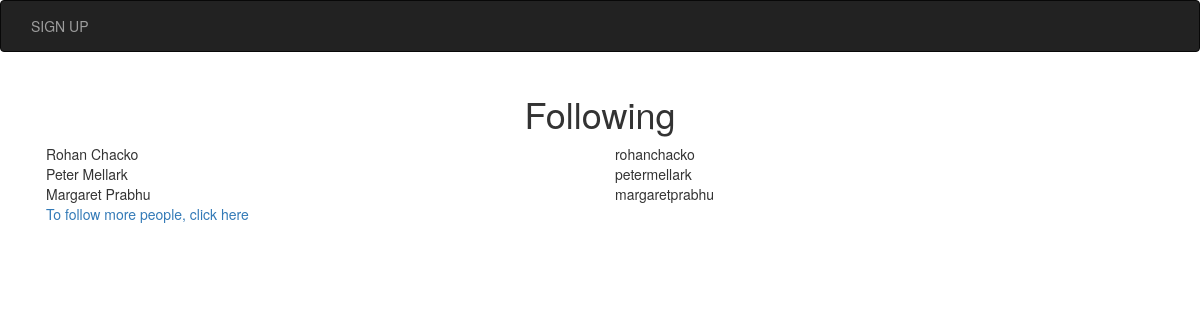
Page /Rohan Chacko/following (signed in) on the committed database.
### models.py (models this page shows, shortened)
class User(UserMixin, db.Model):
    id = db.Column('user_id', db.Integer, primary_key=True, autoincrement=True)
    username = db.Column('username', db.String(64), unique=True, nullable=False)
    name = db.Column('name', db.String(120), unique=False, nullable=False)
    dob = db.Column('date_of_birth', db.DateTime, nullable=False)
    email = db.Column('email', db.String(64), nullable=False, unique=True)
    registration_time = db.Column('registration_time',db.DateTime, default=datetime.utcnow)
    password_hash = db.Column('password_hash',db.String(80), nullable=False)
    remember_me = db.Column('remember_me', db.Boolean, unique=False, default=False)
    profile_picture_filename = db.Column('profile_picture_filename', db.String(64))
    profile_picture_url = db.Column('profile_picture_url', db.String(64))
    followed = db.relationship(
    'User', secondary=followers,
    primaryjoin=(followers.c.follower_id == id),
    secondaryjoin=(followers.c.followed_id == id),
    backref=db.backref('followers', lazy='dynamic'), lazy='dynamic')
    tasks = db.relationship(
        'Task',
        backref=db.backref('user', lazy='joined'),
        cascade="all, delete-orphan",
        passive_deletes=True
    )
    lists = db.relationship(
        'List',
        backref=db.backref('user', lazy='joined'),
        cascade="all, delete-orphan",
        passive_deletes=True
    )
    def all_followed(self):
        return self.followed.all()

### app.py (the view)
@app.route('/<user_name>/following', methods = ['POST', 'GET'])
@login_required
def following(user_name):
    following = current_user.all_followed()
    return render_template('following.html',following=following,username=user_name)

### app.py (called while the page is built)
@login_manager.user_loader
def load_user(user_id):
    return User.query.get(int(user_id))

### models.py (called while the page is built)
@event.listens_for(engine.Engine, 'connect')
def __set_sqlite_pragma(db_conn, conn_record):
    cursor = db_conn.cursor()
    cursor.execute('PRAGMA foreign_keys=ON;')
    cursor.close()

### templates/following.html
{% extends 'base.html' %}
{% block content %}
    <div class="row">
        <div class="col-sm-3"></div>
        <div class="col-sm-6 caption1 align="center"">
            <h1>Following</h1>
        </div>
        <div class="col-sm-3"></div>
    </div>
    <div class="container-fluid">
    {% if following %}
    {% for user in following %}
    <div class="row">
        <div class="col-sm-6">{{user.name}}</div>
        <div class="col-sm-6">{{user.username}}</div>
    </div>
    {% endfor %}
    {% endif %}
    <div><a href="/{{username}}/follow">To follow more people, click here</a></div>
</div>
</div>
{% endblock %}

### templates/base.html (style rules this page uses)
.caption1 { text-align: center; }

### rows in the picture
User: name "Rohan Chacko", username "rohanchacko"
User: name "Peter Mellark", username "petermellark"
User: name "Margaret Prabhu", username "margaretprabhu"
